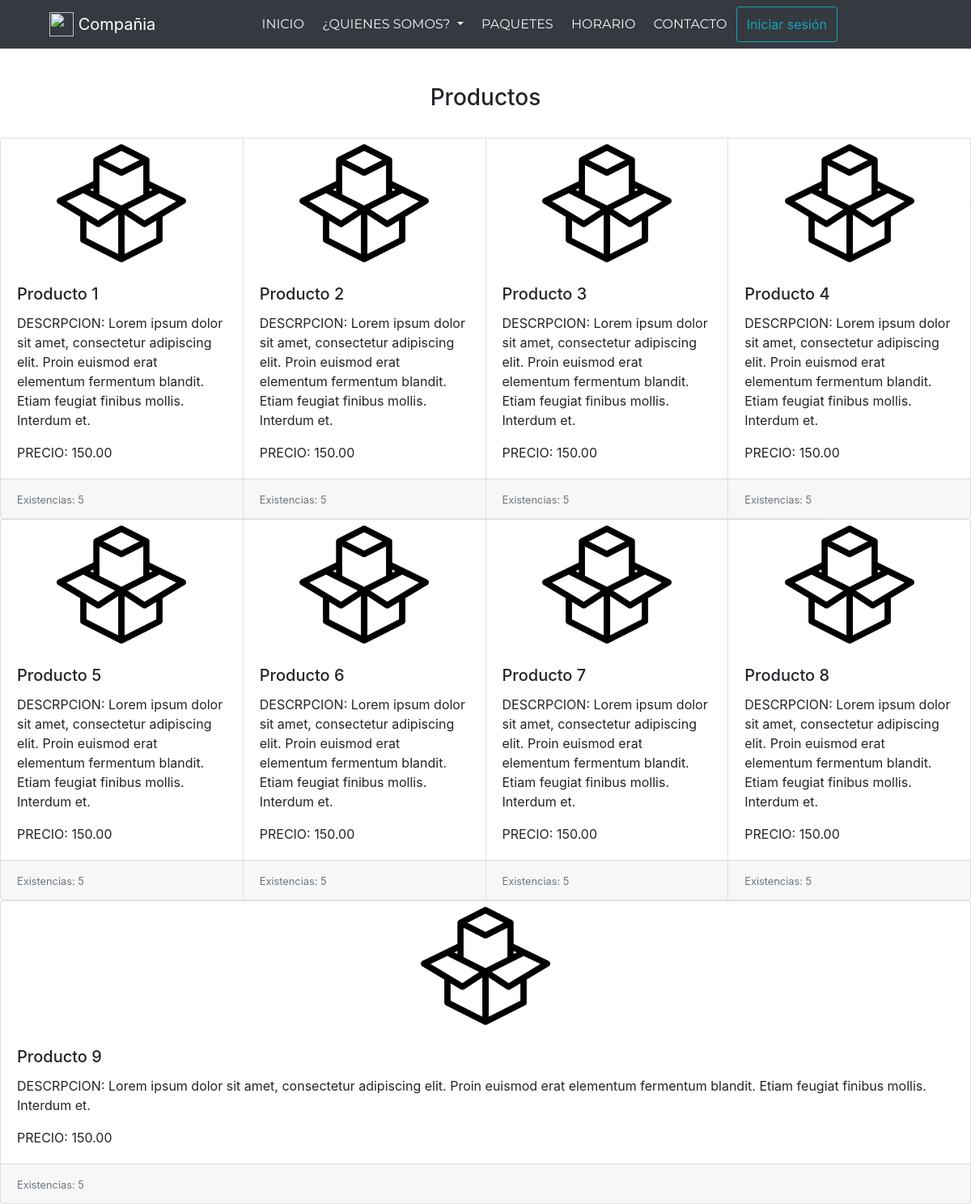
Page /Productos.php on the committed database.
### tables this page shows
create table producto(

	idProducto int primary key auto_increment,
    nombre varchar(100), 
    descripcion varchar(250),
    precio decimal(10,2),
    stock int,
    imagen varchar(100)

);

### php/validacionUsuario.php (called while the page is built, shortened)
<?php
$userId = $_SESSION['idUsuario'] ?? null;
?>

### Productos.php (the view, shortened to what this page needs)
<!DOCTYPE html>
<html lang="en">
<head>
  <link rel="stylesheet" href="https://stackpath.bootstrapcdn.com/bootstrap/4.3.1/css/bootstrap.min.css">
  <link rel="stylesheet" href="css/estilosh2.css">
</head>
<body>
  <header class="header">
    <?php
    include('header.php')
    ?>
  </header>
  <main />
  <br>
  <center>
    <h3>Productos</h3>
  </center>
  <br>
  <?php
  function verP($inicio)
  {
    $cn = mysqli_connect('localhost', 'root', '', 'adomicilio', '3306');
    $sql = mysqli_query($cn, "SELECT * FROM producto limit {$inicio}, 4");
    $sql2 = mysqli_query($cn, "SELECT * FROM producto");
    $numeroCampos = mysqli_num_rows($sql2);
    while ($res = mysqli_fetch_all($sql)) {
  ?>
      <div class="card-group">
        <?php
        for ($i = 0; $i < count($res); $i++) {
        ?>
          <div class="card">
            <img src="<?= $res[$i][5] ?>" class="card-img-top">
            <div class="card-body">
              <h5 class="card-title"><?= $res[$i][1] ?></h5>
              <p class="card-text">DESCRPCION: <?= $res[$i][2] ?></p>
              <p class="card-text">PRECIO: <?= $res[$i][3] ?></p>
            </div>
            <div class="card-footer">
              <small class="text-muted">Existencias: <?= $res[$i][4] ?></small>
            </div>
          </div>
        <?php
        }
        ?>
      </div>
  <?php
    }
    if ($inicio + 4 >= $numeroCampos) {
    } else {
      verP($inicio + 4);
    }
  }
  $sql = verP(0);
  ?>
</body>
</html>

### header.php (shortened to what this page needs)
<?php
 include_once('./php/validacionUsuario.php');
 ?>
<div class="bg-dark ">
  <div class="container">
    <nav class="navbar navbar-expand-lg navbar-dark">
      <a class="navbar-brand" href="./index.php">
        <img src="./img/icono.svg" width="30" height="30" class="d-inline-block align-top" alt="">
        Compañia
      </a>
      <div class="collapse navbar-collapse" id="navbarNavAltMarkup">
        <div class=" navg navbar-nav w-100 justify-content-center ">
          <a class="nav-item nav-link active" href="./index.php">Inicio</a>
          <li class="nav-item dropdown">
            <a class="nav-link dropdown-toggle" href="#" id="navbarDropdown" role="button" data-toggle="dropdown" aria-haspopup="true" aria-expanded="false">
              ¿Quienes somos?
            </a>
          </li>
          <a class="nav-item nav-link" href="./Productos.php">Paquetes</a>
          <a class="nav-item nav-link" href="./Horarios.php">Horario</a>
          <a class="nav-item nav-link" href="./Contacto.php">contacto</a>
          <?php
           if ($userId == null || $userId == '') {
           ?>
            <button class="btn btn-outline-info my-2 my-sm-0" data-toggle="modal" data-target="#formModal1" /> Iniciar sesión</button>
          <?php
           }
           ?>
        </div>
      </div>
    </nav>
  </div>
</div>

### css/estilosh2.css (style rules this page uses)
.header { width: 100%; min-height: 10vh; background-repeat: no-repeat; background-position: center; background-size: cover; background-attachment: fixed; }
.header:before { content: ''; width: 100%; min-height: 10vh; position: absolute; top:0; left: 0; }
.bg-dark { position: fixed; z-index: 20; width: 100%; }
.navg a { color: #f4f4f4!important; font-family: 'Montserrat' ; font-size: 16px; padding: 10px 15px; text-align: center; text-transform: uppercase; margin-left: .2em; margin-right: .2em; }

### Productos.php (style rules this page uses)
.card-img-top { height: 20vh !important; width: auto !important; align-self: center; }

### rows in the picture
producto: imagen (picture), nombre "Producto 4", descripcion "Lorem ipsum dolor sit amet, consectetur adipiscing elit. Proin euismod erat elementum fermentum blandit. Etiam feugiat finibus mollis. Interdum et.", precio "150.00", stock "5"
producto: imagen (picture), nombre "Producto 1", descripcion "Lorem ipsum dolor sit amet, consectetur adipiscing elit. Proin euismod erat elementum fermentum blandit. Etiam feugiat finibus mollis. Interdum et.", precio "150.00", stock "5"
producto: imagen (picture), nombre "Producto 2", descripcion "Lorem ipsum dolor sit amet, consectetur adipiscing elit. Proin euismod erat elementum fermentum blandit. Etiam feugiat finibus mollis. Interdum et.", precio "150.00", stock "5"
producto: imagen (picture), nombre "Producto 3", descripcion "Lorem ipsum dolor sit amet, consectetur adipiscing elit. Proin euismod erat elementum fermentum blandit. Etiam feugiat finibus mollis. Interdum et.", precio "150.00", stock "5"
producto: imagen (picture), nombre "Producto 8", descripcion "Lorem ipsum dolor sit amet, consectetur adipiscing elit. Proin euismod erat elementum fermentum blandit. Etiam feugiat finibus mollis. Interdum et.", precio "150.00", stock "5"
producto: imagen (picture), nombre "Producto 5", descripcion "Lorem ipsum dolor sit amet, consectetur adipiscing elit. Proin euismod erat elementum fermentum blandit. Etiam feugiat finibus mollis. Interdum et.", precio "150.00", stock "5"
producto: imagen (picture), nombre "Producto 6", descripcion "Lorem ipsum dolor sit amet, consectetur adipiscing elit. Proin euismod erat elementum fermentum blandit. Etiam feugiat finibus mollis. Interdum et.", precio "150.00", stock "5"
producto: imagen (picture), nombre "Producto 7", descripcion "Lorem ipsum dolor sit amet, consectetur adipiscing elit. Proin euismod erat elementum fermentum blandit. Etiam feugiat finibus mollis. Interdum et.", precio "150.00", stock "5"
producto: imagen (picture), nombre "Producto 9", descripcion "Lorem ipsum dolor sit amet, consectetur adipiscing elit. Proin euismod erat elementum fermentum blandit. Etiam feugiat finibus mollis. Interdum et.", precio "150.00", stock "5"
